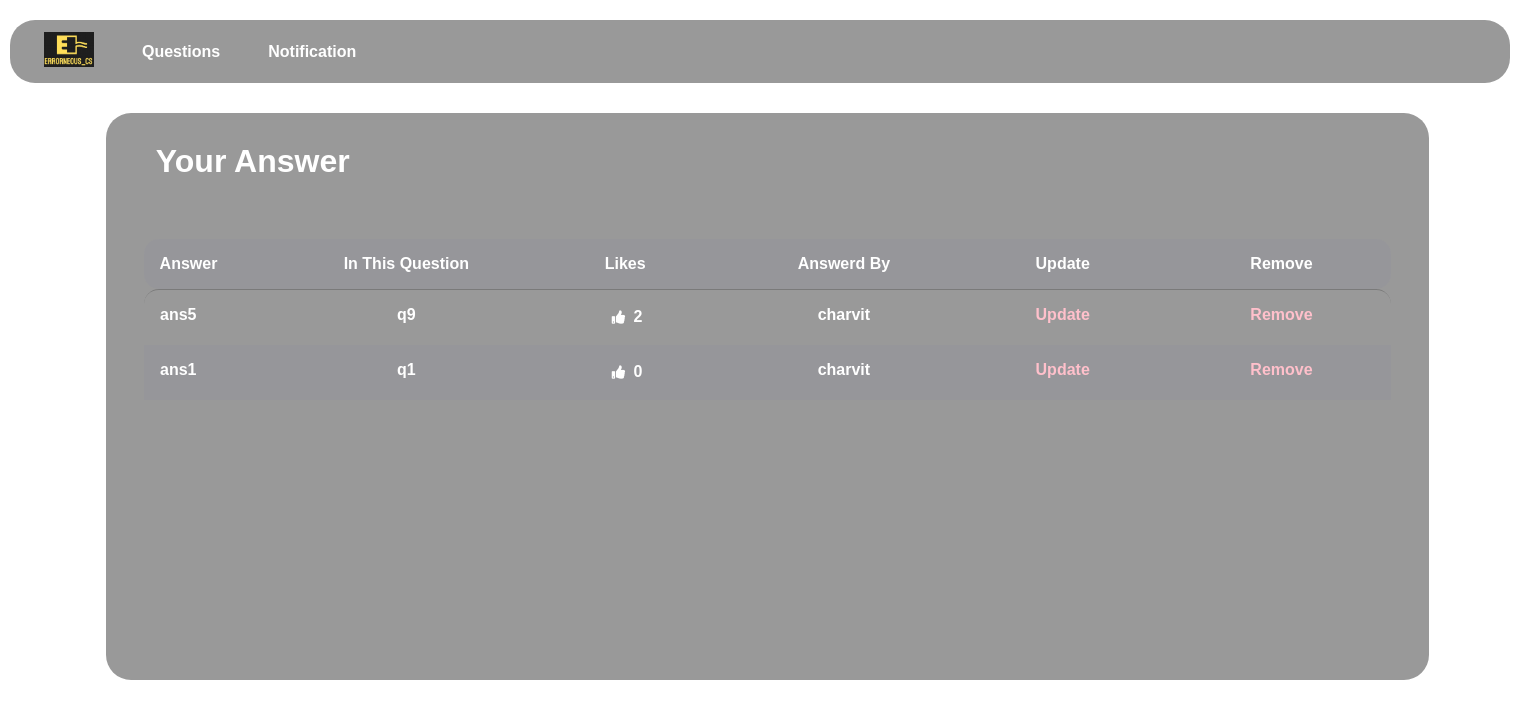
The page /question/your_answer/ (signed in) on the database as committed earlier.
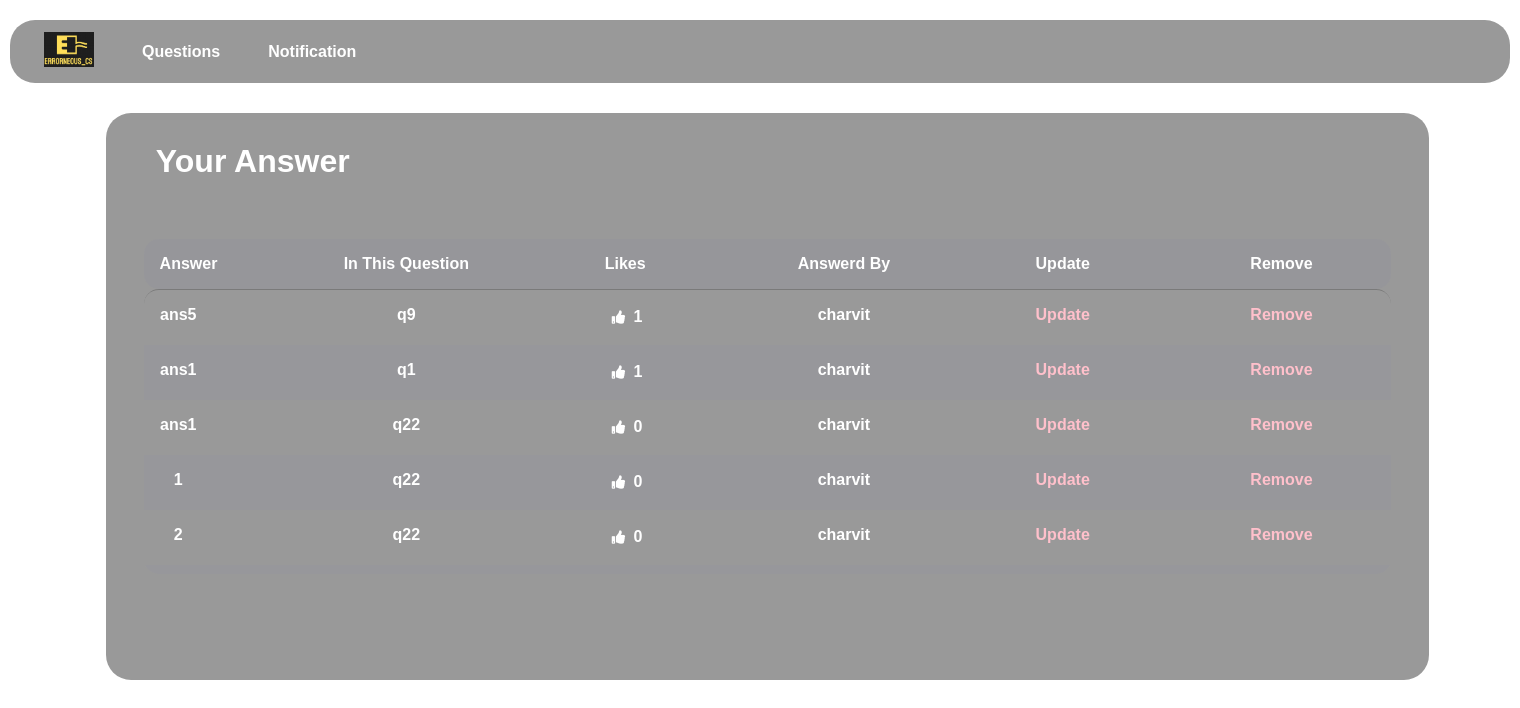
The same page on the database as committed later.
### question/models.py (models this page shows, shortened)
class Answer(models.Model):
    answer = models.CharField(max_length=300)
    question = models.ForeignKey(
        Question, on_delete=models.CASCADE, related_name="question_answer", blank=True)
    auth = models.ForeignKey(
        Account, on_delete=models.CASCADE, related_name="auth_answer", blank=True)
    like = models.ManyToManyField(
        Account, related_name="answer_like", default=None, blank=True)
    created = models.DateTimeField(auto_now_add=True)
    updated = models.DateTimeField(auto_now=True)
    def __str__(self):
        return str(self.answer)

class Question(models.Model):
    title = models.CharField(max_length=30)
    question = models.CharField(max_length=300)
    auth = models.ForeignKey(
        Account, on_delete=models.CASCADE, related_name='owner', blank=True)
    like = models.ManyToManyField(
        Account, related_name="question_like", default=0, blank=True)
    created = models.DateTimeField(auto_now_add=True)
    updated = models.DateTimeField(auto_now=True)
    def __str__(self):
        return str(self.title)

### account/models.py (models this page shows, shortened)
class Account(AbstractBaseUser):
    email = models.EmailField(verbose_name="email", max_length=60, unique=True)
    username = models.CharField(max_length=30, unique=True)
    date_joined = models.DateTimeField(
        verbose_name='date joined', auto_now_add=True)
    last_login = models.DateTimeField(verbose_name='last login', auto_now=True)
    is_admin = models.BooleanField(default=False)
    is_active = models.BooleanField(default=True)
    is_staff = models.BooleanField(default=False)
    is_superuser = models.BooleanField(default=False)
    profile_image = models.ImageField(max_length=255, upload_to=get_profile_image_filepath,
                                      null=True, blank=True, default=get_default_profile_image)
    hide_email = models.BooleanField(default=True)
    USERNAME_FIELD = 'email'
    REQUIRED_FIELDS = ['username']
    objects = MyAccountManager()
    def __str__(self):
        return self.username

### question/views.py (the view)
# urls.py: path('your_answer/', your_answer_view, name="your_answer"),
def your_answer_view(request, *args, **kwargs):
    context = {}
    user = request.user
    if user.is_authenticated:
        try:
            account = Account.objects.get(id=user.id)
            answer = Answer.objects.filter(auth=account)
        except Exception as e:
            return HttpResponse("Answer not exists!!")
        if answer:
            context['answer'] = answer
        print(answer)
    context['each'] = True
    return render(request, 'question/your_answer.html', context)

### notification/views.py (called while the page is built)
def CountNotification(request):
	count_notifications = 0;
	if request.user.is_authenticated:
		count_notifications = Notification.objects.filter(receiver=request.user, is_seen=False).count()
	return {'count_notifications': count_notifications}

### question/templates/question/your_answer.html (shortened to what this page needs)
{% extends 'account/main.html' %}
{% load static %}
{% block content %}
<div class="main">
	<h1>Your Answer</h1>
	<table class="table-scroll small-first-col" style="">
		<thead>
			<tr>
				<th style="padding-right: 100px; width: 0px;">Answer</th>
				<th>In This Question</th>
				<th>Likes</th>
				<th>Answerd By</th>
        <th>Update</th>
        <th>Remove</th>
			</tr>
		</thead>
		<tbody class="body-half-screen">
    {% if answer %}
		{% for ans in answer %}
			<tr>
				<td style="padding-right: 100px; width: 0px;">{{ans.answer}}</td>
				<td>{{ans.question}}</td>
				<td>
	      	<strong><button class="b1"><i class="fas fa-thumbs-up fa-1x"></i></button> {{ans.like.all.count}}</strong>
		    </td>
	      <td>{{ans.auth}}</td>
        <td><a href="{% url 'question:edit_answer' question_id=ans.question.id answer_id=ans.id %}"
          >Update</a>
        </td>
        <td>
          <a href="{% url 'question:remove_answer' question_id=ans.question.id answer_id=ans.id %}">
          Remove</a
          >
			</tr>
		{% endfor %}
    {% else %}
    <h1>No Answers!!</h1>
    {% endif %}
		</tbody>
	</table>
</div>
{% endblock %}

Rows that differ between the two databases and show on the page:
computed for Answer "ans5": like.all.count "2" → "1"
computed for Answer (number 2 of 5 on the later page): like.all.count "0" → "1"
added Answer: answer "ans1", question "q22", like.all.count "0", auth "charvit"
added Answer: answer "1", question "q22", like.all.count "0", auth "charvit"
added Answer: answer "2", question "q22", like.all.count "0", auth "charvit"
